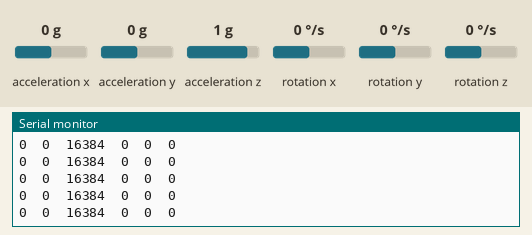
Recording of a sketch running on a simulated Arduino Uno, built with avr-gcc and run on an emulated ATmega328P. Shown: the last lines printed to the serial monitor. Inputs (shaded band) come from the test bench; at power-on: acceleration x 0 g, acceleration y 0 g, acceleration z 1 g, rotation x 0 °/s, rotation y 0 °/s, rotation z 0 °/s.

Above: at 2.2 s.
2.3 s: acceleration x set to -1.4 g
At 2.37 s:
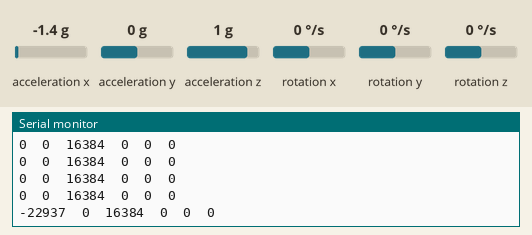
5.3 s: acceleration y set to -1.4 g
At 5.3 s:
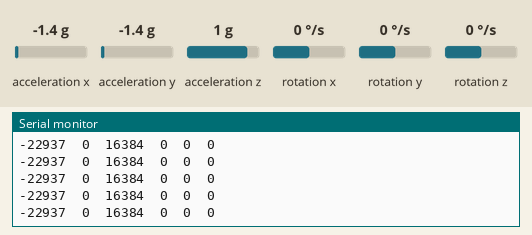
6.8 s: acceleration z set to -1.4 g
At 6.87 s:
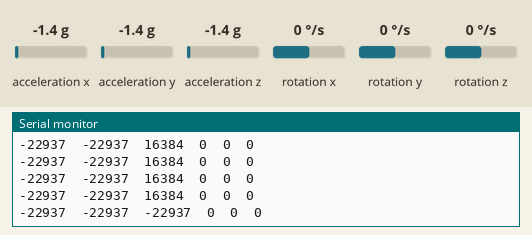
8.3 s: rotation x set to -192 °/s
At 8.34 s:
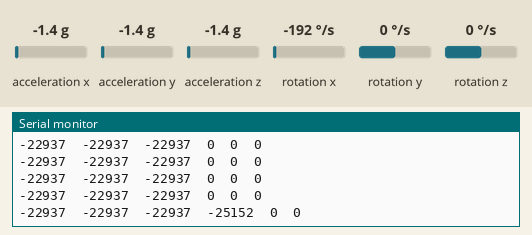
11.3 s: rotation y set to -192 °/s
At 11.39 s:
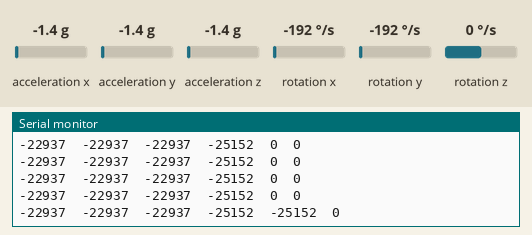

The sketch:

gyro.ino
```cpp
#include <MPU6050.h>
MPU6050 mpu;
int16_t ax, ay, az;
int16_t gx, gy, gz;
void setup() {
  Wire.begin();
  Serial.begin(9600);
  mpu.initialize();
  // состояние соединения
  Serial.println(mpu.testConnection() ? "MPU6050 OK" : "MPU6050 FAIL");
  delay(1000);
}
void loop() {
  mpu.getMotion6(&ax, &ay, &az, &gx, &gy, &gz);
  Serial.print(ax); Serial.print('\t');
  Serial.print(ay); Serial.print('\t');
  Serial.print(az); Serial.print('\t');
  Serial.print(gx); Serial.print('\t');
  Serial.print(gy); Serial.print('\t');
  Serial.println(gz);
  delay(100); // 5
}
```

Measured:
- after the input at 2.3 s, the serial monitor: prints a new line after 0.06 s (image 1)
- after the input at 6.8 s, the serial monitor: prints a new line after 0.07 s (image 3)
- after the input at 8.3 s, the serial monitor: prints a new line at once (image 4)
- after the input at 11.3 s, the serial monitor: prints a new line after 0.09 s (image 5)
